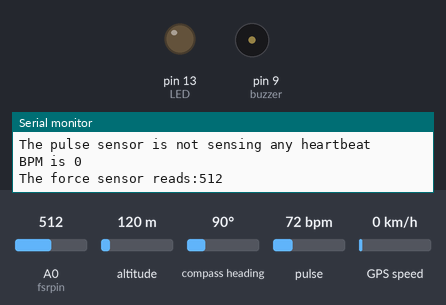
The sketch below on a simulated Arduino Uno, built with avr-gcc and run on an emulated ATmega328P. On the bench: output pins drawn as LEDs (lit = HIGH), buzzer (waves = sounding, pin HIGH), the last lines printed to the serial monitor. The inputs (shaded band) are chosen by the test bench; at power-on: pulse 72 bpm, A0 (fsrpin) = 512, altitude 120 m, compass heading 90°, GPS speed 0 km/h. The GPS gets a fix after 3 s at 37.7749, -122.4194 with 8 satellites; the modem accepts every AT command (registered, SIM ready, sends succeed) and sends nothing else.

Above: at 1.3 s.
1.4 s: pulse set to 89 bpm
4.0 s: pulse set to 92 bpm
At 5.5 s:
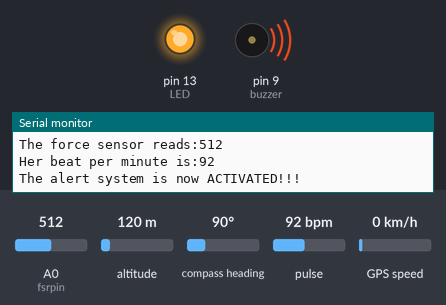
At 10.5 s:
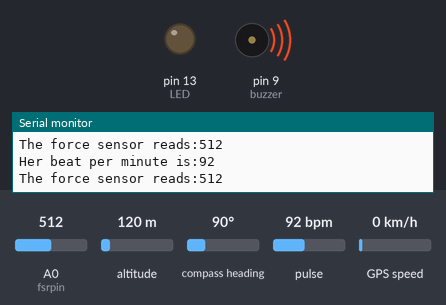
Timing chart, 0 to 12.0 s (numbered marks = the images above; inputs shaded):
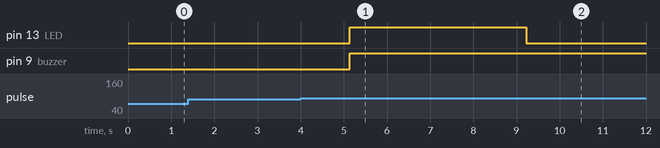

Measured:
- the behaviour switches between 90 and 91 bpm on pulse (found by bisection; images 0 and 1)
- after the input at 4.0 s, pin 13 (LED): LOW → HIGH after 1.1 s, → LOW 4.1 s later; pin 9 (buzzer): LOW → HIGH after 1.1 s

The sketch:

Hardware_program.ino
```cpp
#define fsrpin A0 //FSR is connected to analog 0

#define PulseWire A1//pulse sensor is connected to analog 1

#define USE_ARDUINO_INTERRUPTS true

#include<PulseSensorPlayground.h>

#include<TinyGPS.h>

#include <SoftwareSerial.h>

int state=0;//state of gps

const int pin= 9;

float gpslat,gpslon;

int fsrreading;//analog reading from the FSR

//conditions which turn the device ON and OFF

boolean condition1;

boolean condition2;

boolean condition3;

int Button1 =2;//button1 is connected to pin2

int Button2=5;//button1 is connected to pin5

int LED =13;//inbuilt LED

int buzzer=9;//Buzzer connected to pin9

//initial conditions

int stateLED=LOW;//state of LED

int statebuzzer=LOW;//state of Buzzer

int stateshock=0;//state of shock

int stateButton1;//state of button1

int stateButton2;//state of button2

//Determine which signal to count as a heart beat

int Threshold=550;

TinyGPS gps;

SoftwareSerial sgps(4,5);

SoftwareSerial sgsm(2,3);

PulseSensorPlayground pulseSensor;


void setup(){

  pinMode(Button1,INPUT);

  pinMode(Button2,INPUT);

  pinMode(LED,OUTPUT);

  pinMode(buzzer,OUTPUT);

  pinMode(fsrpin,INPUT);

  Serial.begin(9600);

  sgsm.begin(9600);

  sgps.begin(9600);

  pulseSensor.analogInput(PulseWire);

  pulseSensor.setThreshold(Threshold);
 }


 void loop(){

  fsrreading =analogRead(fsrpin);//read the analog value from FSR

  Serial.print("The force sensor reads:");

  Serial.println(fsrreading);

  delay(500);

  //calculate the heart beat per minute

  int myBPM =pulseSensor.getBeatsPerMinute();

  if (pulseSensor.sawStartOfBeat()){

    Serial.print("Her beat per minute is:");

    Serial.println(myBPM);

    }

  else{

    Serial.println("The pulse sensor is not sensing any heartbeat");

    Serial.println("BPM is 0");

  }
  delay(500);

  stateButton1=digitalRead(Button1);

  stateButton2=digitalRead(Button2);

  //condition for the device to be turned ON

  condition1 = stateButton1 == HIGH ;

  //condition which the FSR and pulse sensor is above threshold

  condition2 = fsrreading>300 && myBPM > 90;

  //condition for the device to be turned off

  condition3 = stateButton2 == HIGH;

  sgps.listen();

  while (sgps.available()){

    int c=sgps.read();

    if (gps.encode(c)){

      gps.f_get_position(&gpslat,&gpslon);

    }

  }


  //check if any of the condition is true

  if((condition1 || condition2) && state == 0){

    statebuzzer=HIGH;

    stateLED=HIGH;

    stateshock=1;

    digitalWrite(LED,stateLED);

    digitalWrite(buzzer,statebuzzer);

    Serial.println("The alert system is now ACTIVATED!!!");

    sgsm.listen();

    sgsm.print("/r");

    delay(1000);

    sgsm.print("AT+CMGF=1\r");

    delay(1000);

    sgsm.print("AT+CMGS=\"+919746980135\"\r");

    delay(1000);

    sgsm.print("latitude :");

    sgsm.println(gpslat,6);

    sgsm.print("longitude:");

    sgsm.println(gpslon,6);

    delay(1000);

    state=1;


    //shock generator

    if (stateshock==1){

    digitalWrite(13,HIGH);

    digitalWrite(12,LOW);

    delayMicroseconds(500);

    digitalWrite(13,LOW);

    digitalWrite(12,HIGH);

    delayMicroseconds(500);
    }

  }


  if(condition3){

    statebuzzer=LOW;

    stateLED=LOW;

    stateshock=0;

    digitalWrite(LED,stateLED);

    digitalWrite(buzzer,statebuzzer);

    state=0;

    Serial.println("The system is now deactivated!!!!");

  }

 }
```
